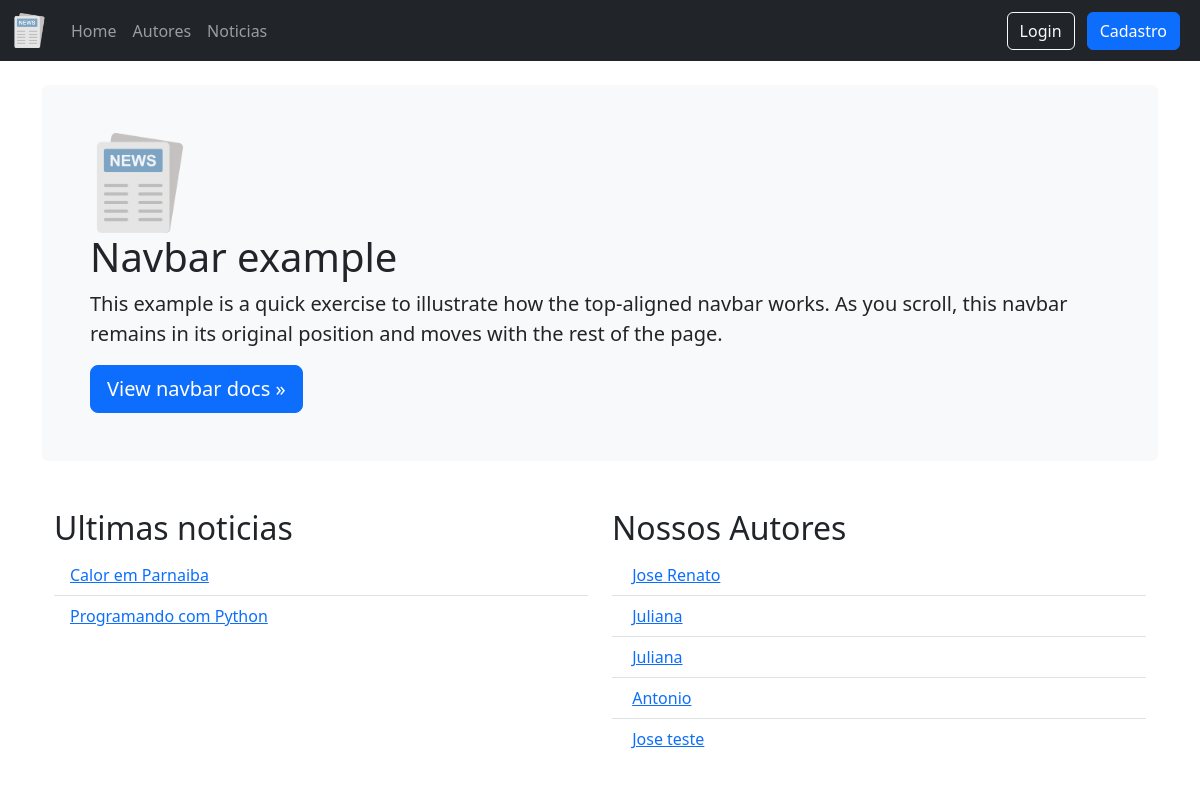
The app's page /, older data.
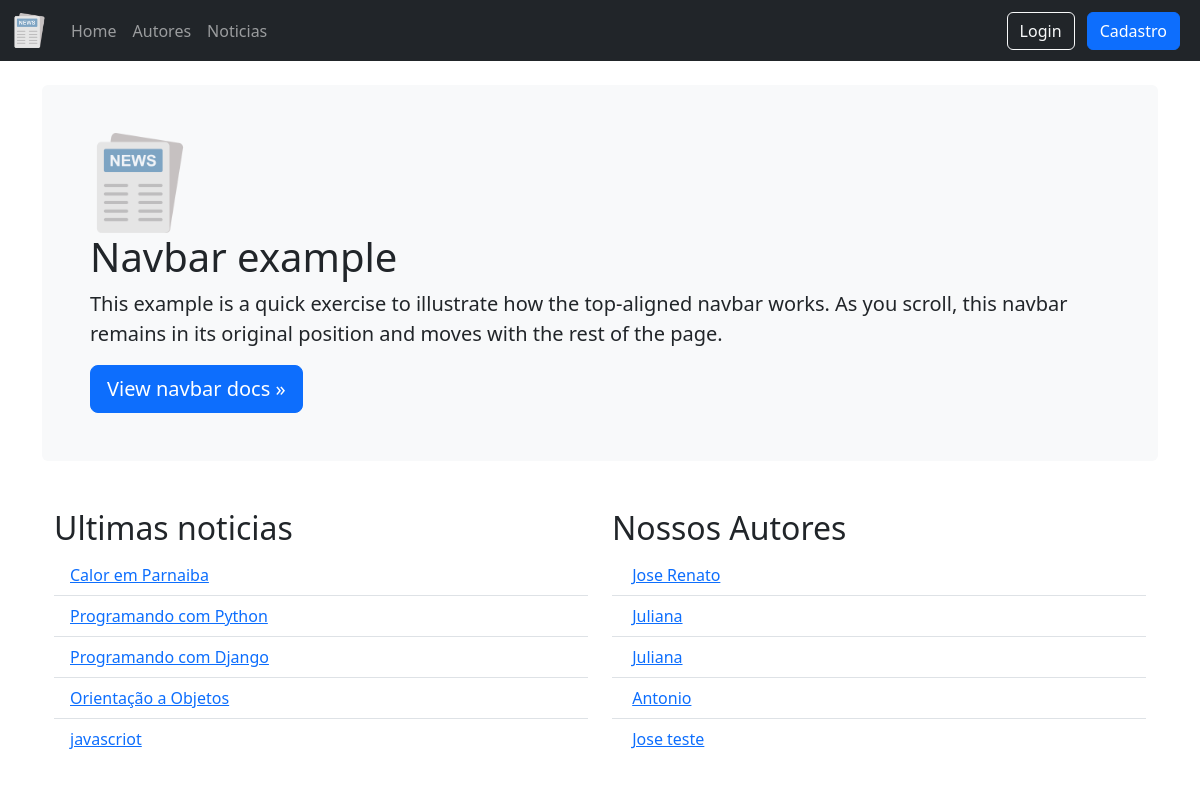
The same page, newer data.
### noticia/models.py (models this page shows, shortened)
class Noticia(models.Model):
    CATEGORIAS = [
        ("Urgente", "Urgente"),
        ("Esportes", "Esportes"),
        ("Política", "Política")
    ]
    titulo = models.CharField("Titulo", max_length=200)
    conteudo = models.TextField("Conteúdo")
    data_pub = models.DateField("Data de publicação")
    tags = models.CharField("Categoria", max_length=100, choices=CATEGORIAS)
    autor = models.ForeignKey(Autor, verbose_name="Autor", on_delete=models.CASCADE)
    class Meta:
        verbose_name = "Noticia"
        verbose_name_plural = "Noticias"

class Autor(models.Model):
    nome = models.CharField("Nome", max_length=200)
    data_nascimento = models.DateField("Data de Nascimento", default="1980-01-01")
    email = models.EmailField("Email")
    idade = models.PositiveSmallIntegerField("Idade")
    avatar = models.ImageField("Foto", upload_to='avatares', blank=True, null=True)
    class Meta:
        verbose_name = "Escritor"
        verbose_name_plural = "Escritores"
        permissions  = [
            ("pode_publicar", "Pode publicar uma noticia"),
        ]

### noticia/views.py (the view)
# urls.py: path('', HomeTemplateView.as_view(), name='home'),
class HomeTemplateView(TemplateView):
    template_name='home.html'
    def get_context_data(self, **kwargs):
        context = super().get_context_data(**kwargs)
        context["noticias"] = Noticia.objects.all()[:5]
        context["autores"] = Autor.objects.all()[:5]
        return context

### templates/home.html (shortened to what this page needs)
{% extends "base.html" %}
{% load static %}
{% block content %}
<div class="bg-body-tertiary p-5 rounded">
  <img src="{% static 'img/noticia.png' %}" alt="" width="100">
  <h1>Navbar example</h1>
  <p class="lead">This example is a quick exercise to illustrate how the top-aligned navbar works. As you scroll, this navbar remains in its original position and moves with the rest of the page.</p>
  <a class="btn btn-lg btn-primary" href="/docs/5.3/components/navbar/" role="button">View navbar docs &raquo;</a>
</div>
<div class="container">
  <div class="row my-5">
    <div class="col">
      <h2>Ultimas noticias</h2>
      <ul class="list-group list-group-flush">
        {% for noticia in noticias %}
        <li class="list-group-item">
          <a href="{% url 'detalhar-noticia' noticia.id %}">{{noticia.titulo}}</a></li>
        {% endfor %}
      </ul>
    </div>
    <div class="col">
      <h2>Nossos Autores</h2>
      <ul class="list-group list-group-flush">
        {% for autor in autores %}
        <li class="list-group-item">
          <a href="{% url 'detalhar-autor' autor.id %}">{{autor.nome}}</a></li>
        {% endfor %}
      </ul>
    </div>
  </div>
</div>
{% endblock %}

Row changes from the older to the newer data that the page shows:
added Noticia: titulo "Programando com Django"
added Noticia: titulo "Orientação a Objetos"
added Noticia: titulo "javascriot"
